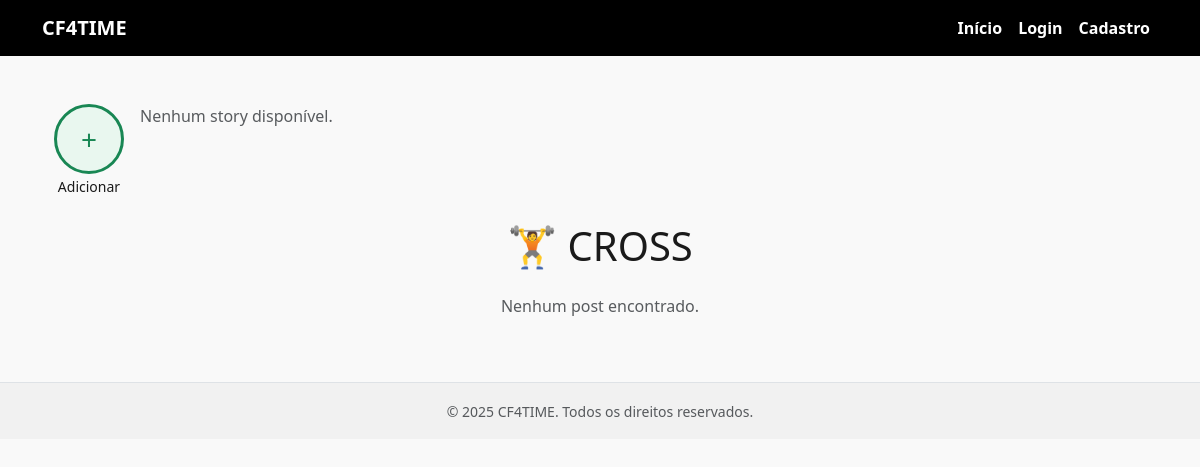
The page /post-list/ on the database as committed earlier.
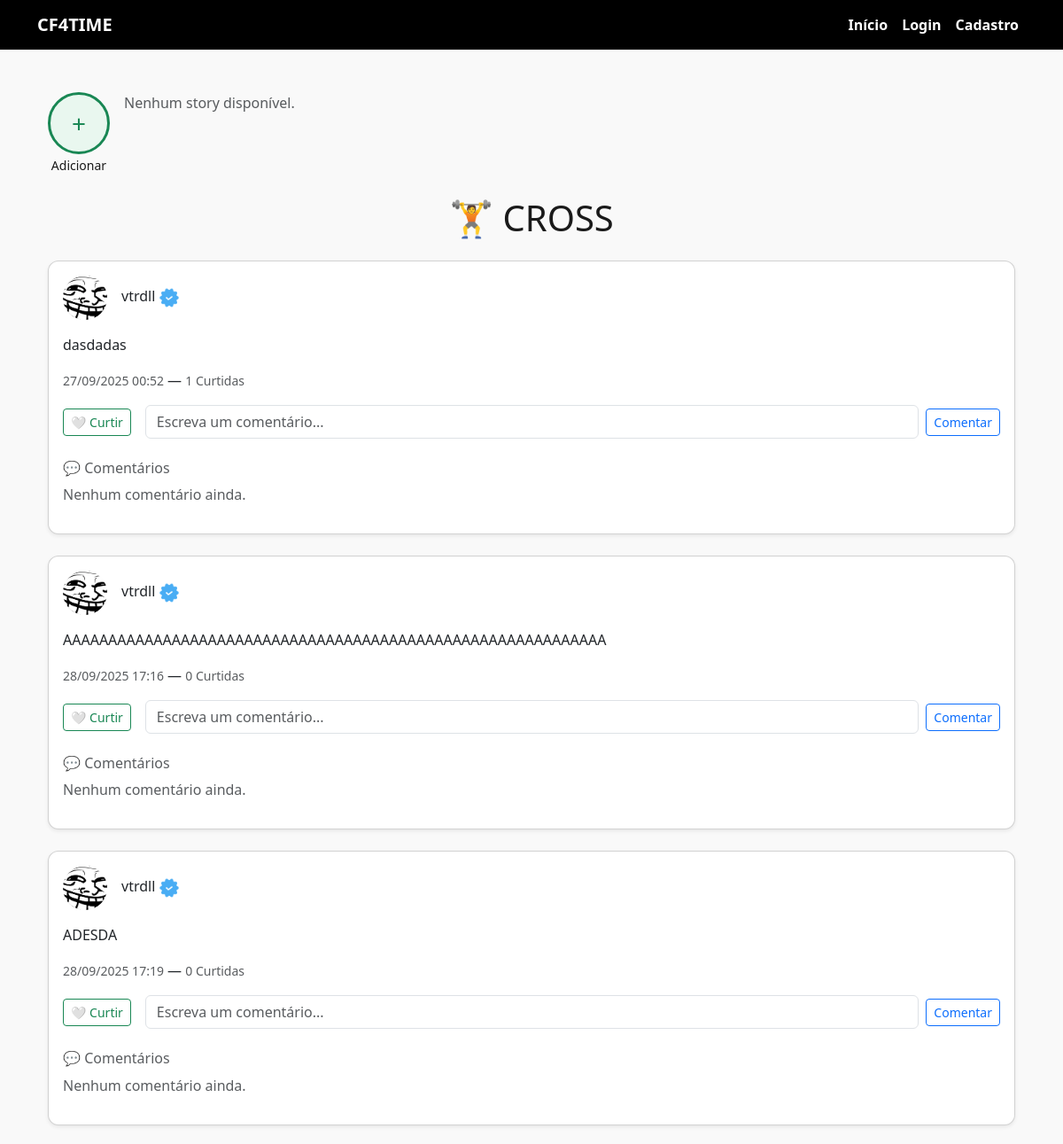
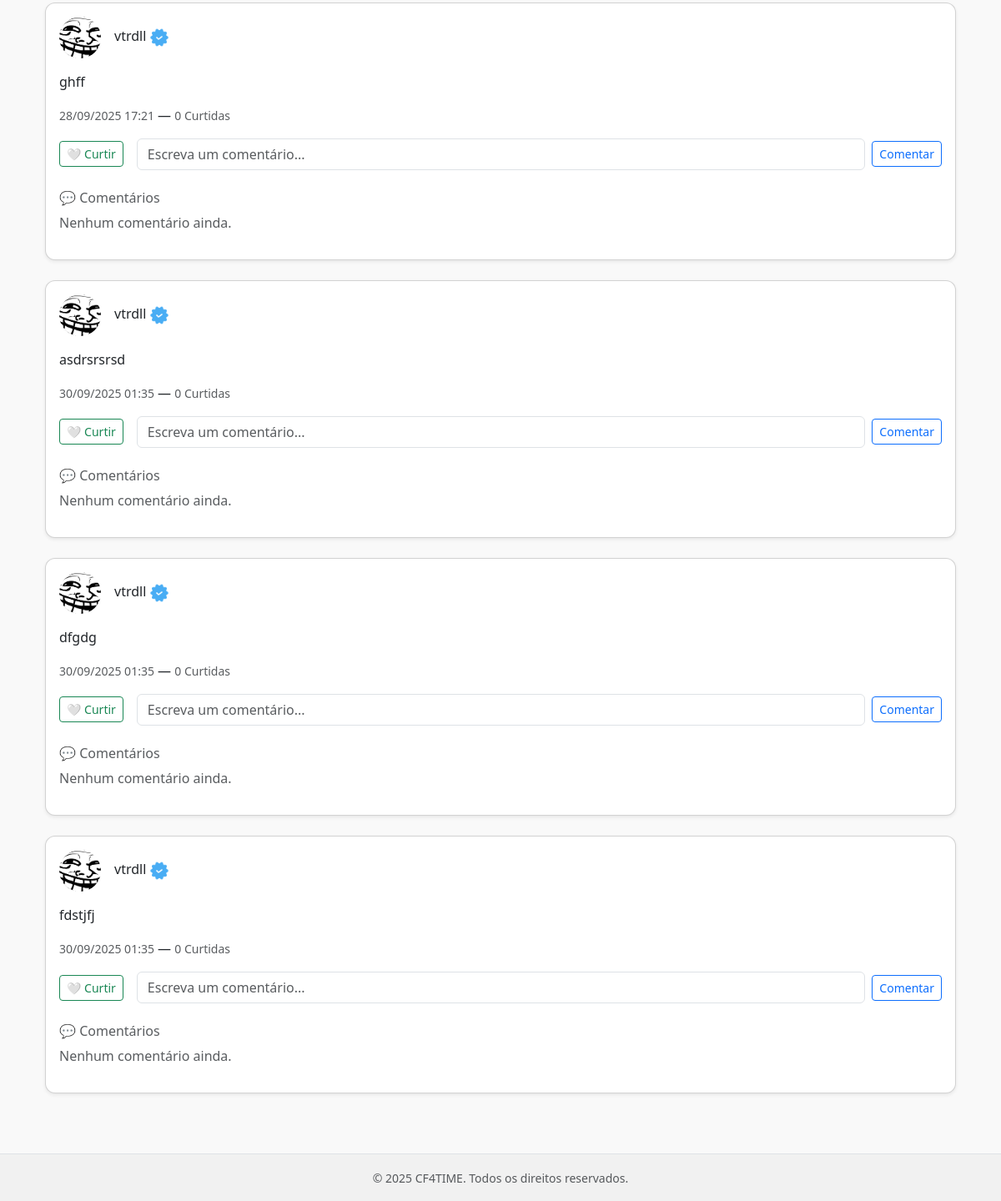
The same page on the database as committed later (2 pictures, top to bottom).
### Social/models.py (models this page shows, shortened)
class Post(models.Model):
    author= models.ForeignKey(User, on_delete=models.CASCADE, )
    created_at = models.DateTimeField(auto_now=True, auto_created=True)
    text = models.TextField(max_length=3000)
    like = models.ManyToManyField(User,  related_name= 'liked_post')

### account/models.py (models this page shows, shortened)
class Profile (models.Model):
    BOX_CHOICES = (('CF4TIME CAMPINA ', 'CF4TIME CAMPINA'),
                   ('CF4TIME CAMPINA', 'CF4TIME JOCKEY'))
    GENRE_CHOICES =(('MASCULINO', 'MASCULINO'),  ('FEMININO','FEMININO'), ('NÃO-ESPECIFICAR','NÃO-ESPECIFICAR'))
    CATEGORY_CHOICES = (('FITNESS', 'FITNESS'), ('SCALED','SCALED'),('AMADOR', 'AMADOR'), ('RX','RX',), ('MASTER', 'MASTER'))
    genre = models.CharField(choices=GENRE_CHOICES, default = 'NÃO-ESPECIFICAR')
    view_weight  = models.BooleanField(default=True)
    view_height = models.BooleanField(default=True)
    view_category = models.BooleanField(default=True)
    view_box  = models.BooleanField(default=True)
    view_personal_record = models.BooleanField(default=True)
    user = models.OneToOneField(User, on_delete=models.CASCADE)
    photo = models.ImageField(upload_to='media_profile', null=True, blank=True)
    created_at_profile =  models.DateField(auto_now=True)
    birthday = models.DateField(max_length=50, default=timezone.now)
    weight = models.DecimalField(max_digits= 5, decimal_places = 2, validators=[MaxValueValidator (300), MinValueValidator(0)], default=0)
    height = models.DecimalField(max_digits= 5, decimal_places = 2,  default=0)
    category = models.CharField(choices= CATEGORY_CHOICES, default= 'EXPERIMENTAL')
    box = models.CharField(choices = BOX_CHOICES, default = 'DEFAULT')
    is_coach = models.BooleanField(default=False)

### Social/views.py (the view)
# urls.py: path('post-list/', PostList.as_view(), name ='post-list' ),
class PostList (ListView):
    model = Post
    template_name = 'home.html'
    context_object_name = 'posts'
    def get_queryset(self):
        context = Post.objects.all()
        search = self.request.GET.get('search')
        if search:
           return Post.objects.filter(text__icontains=search)
        return context

### Social/templates/home.html (shortened to what the changed rows need)
{% extends "base.html" %}
{% load static %}
{% load custom_filters %}
{% block content %}
<div class="container py-4">
<div class="mb-4">
  <div class="d-flex overflow-auto" style="gap: 1rem;">
  </div>
</div>
  <h1 class="mb-4 text-center">🏋️ CROSS</h1>
  {% for post in posts %}
    <div class="card shadow-sm mb-4">
      <div class="card-body">
        <div class="d-flex align-items-center mb-3">
          {% if post.author.profile.photo %}
            <img
              src="{{ post.author.profile.photo.url }}"
              alt="Foto de {{ post.author.username }}"
              class="rounded-circle me-3"
              width="50"
              height="50"
              style="object-fit: cover;"
            >
          {% else %}
            <div class="rounded-circle bg-secondary me-3" style="width:50px; height:50px;"></div>
          {% endif %}
          <div>
            <a href="{% url 'profile-detail' post.author.pk %}" class="no-link-style">
              <h6 class="mb-0">
                {{ post.author.username }}
                <img src="{% static 'verified.png' %}" alt="Verificado" width="24">
              </h6>
            </a>
          </div>
        </div>
        <p class="card-text">{{ post.text }}</p>
        <div>
          <a href="{% url 'post-detail' post.pk %}" class="no-link-style">
            <small class="text-muted">{{ post.created_at|date:"d/m/Y H:i" }}</small>
          </a> —
          <small class="text-muted">{{ post.like.count }} Curtidas</small>
        </div>
        <div class="d-flex align-items-center gap-3 mt-3">
          <form method="post" action="{% url 'post-like' post.pk %}" class="m-0 p-0">
            {% if user in post.like.all %}
              <button type="submit" class="btn btn-sm btn-outline-danger">❤️ Descurtir</button>
            {% else %}
              <button type="submit" class="btn btn-sm btn-outline-success">🤍 Curtir</button>
            {% endif %}
          </form>
          <form method="post" class="d-flex flex-grow-1 align-items-center m-0 p-0" style="gap:0.5rem;">
            <textarea name="comment" rows="1" class="form-control" style="resize:none;" placeholder="Escreva um comentário..."></textarea>
            <button type="submit" class="btn btn-outline-primary btn-sm">Comentar</button>
          </form>
        </div>
        <div class="mt-4">
          <h6 class="text-muted">💬 Comentários</h6>
          {% for comment in post.comment_set.all %}
            <div class="d-flex align-items-start mb-2">
              {% if comment.author.profile.photo %}
                <img
                  src="{{ comment.author.profile.photo.url }}"
                  alt="{{ comment.author.username }}"
                  class="rounded-circle me-2"
                  width="32"
                  height="32"
                  style="object-fit: cover;"
                >
              {% endif %}
              <div class="bg-light rounded px-3 py-2">
                <strong>
                  {{ comment.author.username }}
                  <img src="{% static 'verified.png' %}" alt="Verificado" width="24">
                  :
                </strong>
                <span>{{ comment.comment }}</span>
              </div>
              <a class="ms-2"><small class="text-muted">{{ comment.like_comment.count }}</small> Curtidas</a>
              <form method="post" action="{% url 'like-comment' comment.pk %}" class="m-0 p-0 ms-2">
                {% csrf_token %}
                {% if user in comment.like_comment.all %}
                  <button type="submit" class="btn btn-sm btn-outline-danger">❤️ Descurtir</button>
                {% else %}
                  <button type="submit" class="btn btn-sm btn-outline-success">🤍 Curtir</button>
                {% endif %}
              </form>
            </div>
            {% if comment in user.comment_set.all %}
              <div class="d-flex justify-content-end gap-2 mt-2">
                <a href="{% url 'comment-update' comment.pk %}" class="btn btn-sm btn-outline-primary">Editar Comentário</a>
                <a href="{% url 'comment-delete' comment.pk %}" class="btn btn-sm btn-outline-danger">Deletar Comentário</a>
              </div>
            {% endif %}
          {% empty %}
            <p class="text-muted">Nenhum comentário ainda.</p>
          {% endfor %}
        </div>
      </div>
    </div>
  {% empty %}
    <p class="text-center text-muted">Nenhum post encontrado.</p>
  {% endfor %}
</div>
{% endblock %}

Rows that differ between the two databases and show on the page:
added Post: author.profile.photo (picture), author.username "vtrdll", text "dasdadas", created_at "27/09/2025 00:52", like.count "1", shows "🤍 Curtir"
added Post: author.profile.photo (picture), author.username "vtrdll", text "AAAAAAAAAAAAAAAAAAAAAAAAAAAAAAAAAAAAAAAAAAAAAAAAAAAAAAAAAAAA", created_at "28/09/2025 17:16", like.count "0", shows "🤍 Curtir"
added Post: author.profile.photo (picture), author.username "vtrdll", text "ADESDA", created_at "28/09/2025 17:19", like.count "0", shows "🤍 Curtir"
added Post: author.profile.photo (picture), author.username "vtrdll", text "ghff", created_at "28/09/2025 17:21", like.count "0", shows "🤍 Curtir"
added Post: author.profile.photo (picture), author.username "vtrdll", text "asdrsrsrsd", created_at "30/09/2025 01:35", like.count "0", shows "🤍 Curtir"
added Post: author.profile.photo (picture), author.username "vtrdll", text "dfgdg", created_at "30/09/2025 01:35", like.count "0", shows "🤍 Curtir"
added Post: author.profile.photo (picture), author.username "vtrdll", text "fdstjfj", created_at "30/09/2025 01:35", like.count "0", shows "🤍 Curtir"
Other text that changed with them:
text no longer shown: "Nenhum post encontrado."
